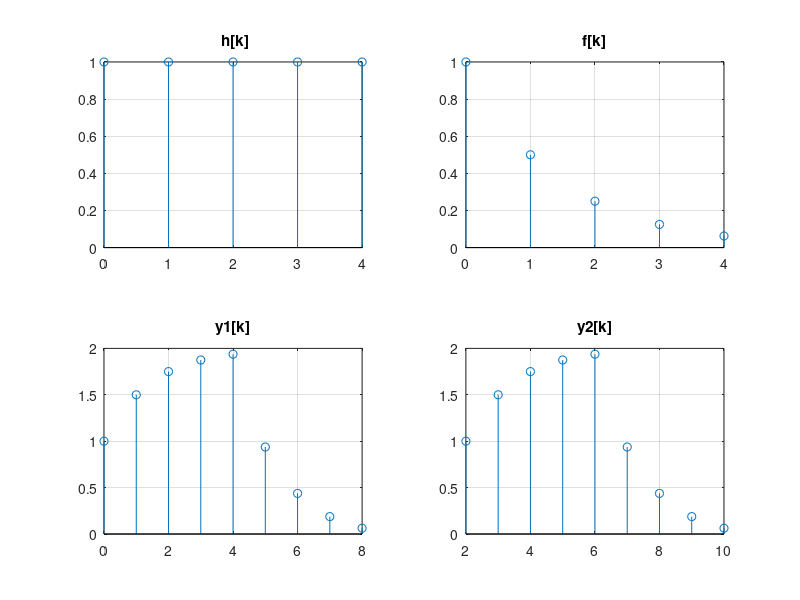

This chart was generated by the following MATLAB code:
k=0:4;
h=[1 1 1 1 1];
f=0.5.^k ;
y1=conv(h, f);
t1=0:length(y1)-1 ;
k1=2:6;
f2=0.5.^k ;
y2=conv(h,f2);
t2=2:length(y2)+1;
subplot (2,2,1) ;
stem(k, h);
grid on;

title(' h[k]');
subplot(2,2,2);
stem(k,f) ;
grid on;
title('f[k]');
subplot(2,2,3) ; 
stem(t1,y1) ;
grid on;
title( 'y1[k]') ;
subplot (2,2,4) ; 
stem(t2,y2);
grid on;
title('y2[k]');